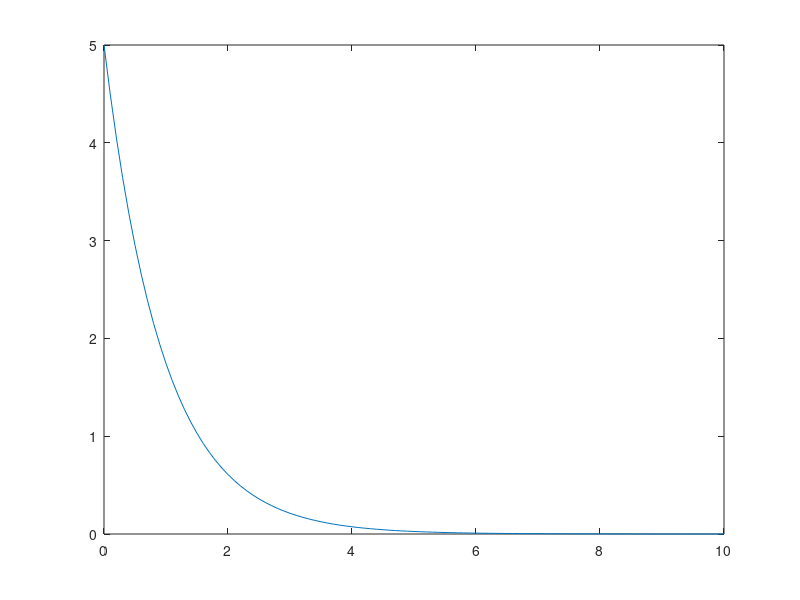

MATLAB code to generate this figure:
clc,clear all,close all;
t=0:0.1:10;
ts=0.1;
x(1)=5;
for k=1:length(t)
    xp=-1*x(k);
    x(k+1)=x(k)+xp*ts;
    
end
figure
plot(t,x(1:length(t)))